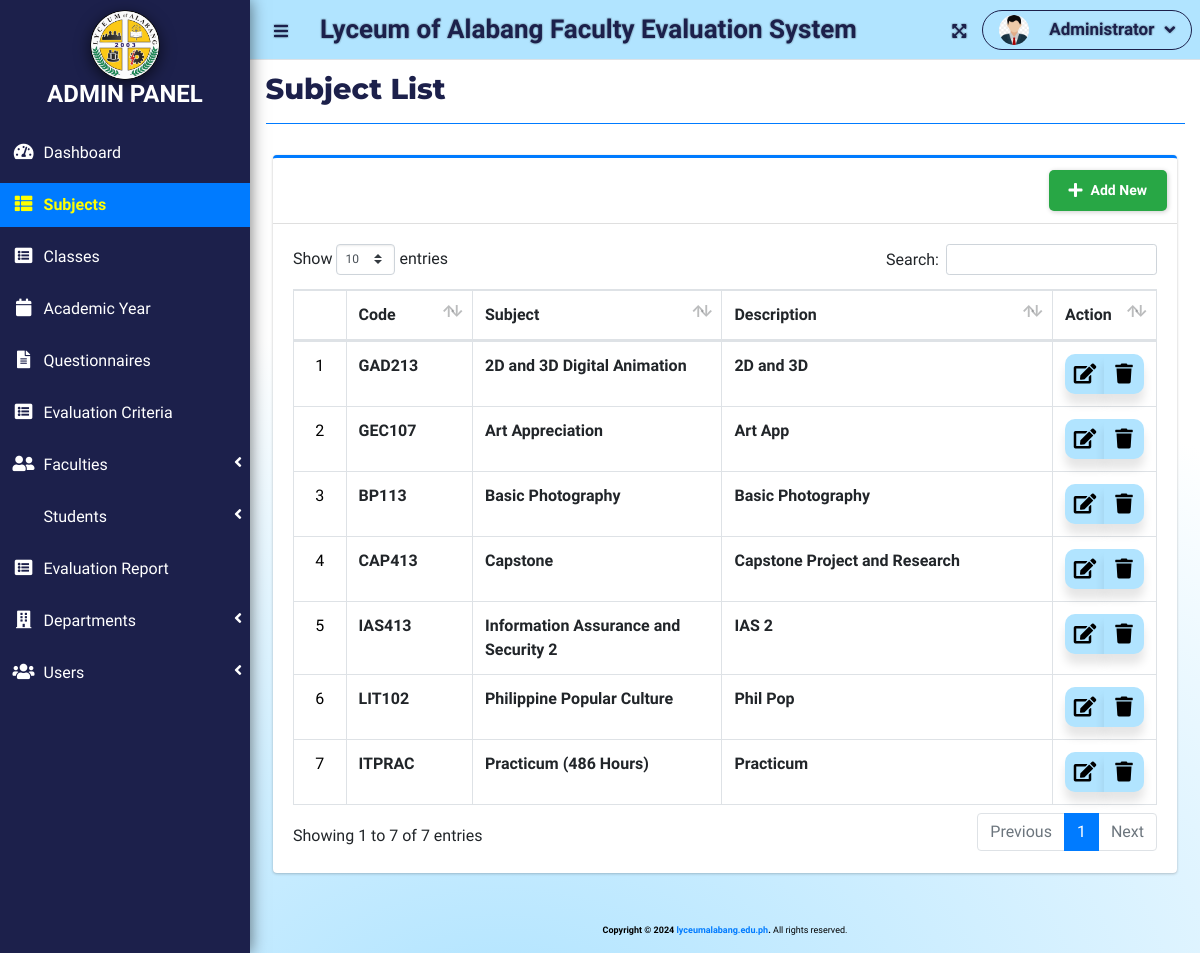
Before: /index.php?page=subject_list (signed in) with the older database file.
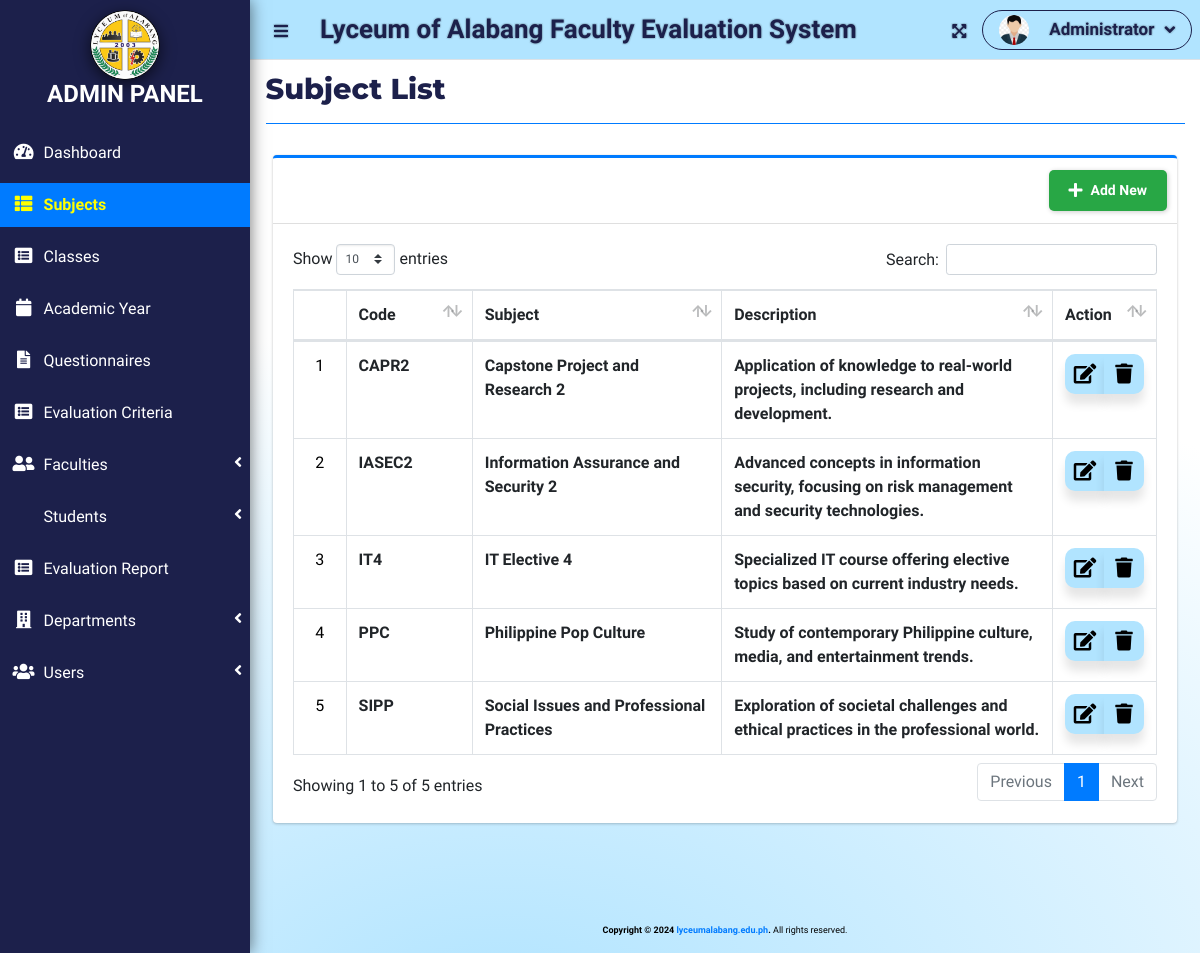
After: the same page with the newer database file.
### tables this page shows
CREATE TABLE `subject_list` (
  `id` int(30) NOT NULL,
  `code` varchar(50) NOT NULL,
  `subject` text NOT NULL,
  `description` text NOT NULL
);

### admin/subject_list.php (the view, shortened to what this page needs)
<?php include 'db_connect.php'; ?>
<div class="col-lg-12">
  <div class="card card-outline card-primary">
    <div class="card-header">
      <div class="card-tools">
        <a class="btn new_subject" href="javascript:void(0)">
          <i class="fa fa-plus"></i>
          <span class="text">Add New</span>
        </a>
      </div>
    </div>
    <div class="card-body">
      <table class="table table-hover table-bordered" id="list">
        <colgroup>
          <col width="5%">
          <col width="15%">
          <col width="30%">
          <col width="40%">
          <col width="15%">
        </colgroup>
        <thead>
          <tr>
            <th class="text-center">#</th>
            <th>Code</th>
            <th>Subject</th>
            <th>Description</th>
            <th>Action</th>
          </tr>
        </thead>
        <tbody>
          <?php
          $i = 1;
          $qry = $conn->query("SELECT * FROM subject_list ORDER BY subject ASC");
          while($row = $qry->fetch_assoc()):
          ?>
          <tr>
            <td class="text-center counter"><?php echo $i++; ?></td>
            <td><b><?php echo htmlspecialchars($row['code']); ?></b></td>
            <td><b><?php echo htmlspecialchars($row['subject']); ?></b></td>
            <td><b><?php echo htmlspecialchars($row['description']); ?></b></td>
            <td class="text-center">
              <div class="btn-group">
                <a href="javascript:void(0)" data-id="<?php echo $row['id']; ?>" class="btn manage_subject">
                  <span class="edit-icon"><i class="fas fa-edit"></i></span>
                </a>
                <button type="button" class="btn delete_subject" data-id="<?php echo $row['id']; ?>">
                  <span class="edit-icon"><i class="fas fa-trash"></i></span>
                </button>
              </div>
            </td>
          </tr>
          <?php endwhile; ?>
        </tbody>
      </table>
    </div>
  </div>
</div>

### index.php (shortened to what this page needs)
<!DOCTYPE html>
<html lang="en">
<?php
	include 'header.php'
?>
<body class="hold-transition sidebar-mini layout-fixed layout-navbar-fixed layout-footer-fixed style">
<div class="wrapper">
  <?php include 'topbar.php' ?>
  <?php include $_SESSION['login_view_folder'].'sidebar.php' ?>
  <div class="content-wrapper">
    <div class="content-header">
      <div class="container-fluid">
        <div class="row mb-2">
          <div class="col-sm-6">
            <h1 class="m-0"><?php echo $title ?></h1>
          </div>
        </div>
            <hr class="border-primary">
      </div>
    </div>
    <section class="content">
      <div class="container-fluid">
         <?php
            $page = isset($_GET['page']) ? $_GET['page'] : 'home';
            if(!file_exists($_SESSION['login_view_folder'].$page.".php")){
                include '404.html';
            }else{
            include $_SESSION['login_view_folder'].$page.'.php';
            }
          ?>
      </div>
    </section>
  <div class="main-footer">
    <strong>Copyright &copy; 2024 <a href="https://lyceumalabang.edu.ph">lyceumalabang.edu.ph</a>.</strong>
    All rights reserved.
  </div>
  </div>
</div>
</body>
</html>

### header.php (shortened to what this page needs)
<head>
  <?php
  $title = isset($_GET['page']) ? ucwords(str_replace("_", ' ', $_GET['page'])) : "Home";
?>
  <link rel="stylesheet" href="assets/plugins/fontawesome-free/css/all.min.css">
  <link rel="stylesheet" href="https://code.ionicframework.com/ionicons/2.0.1/css/ionicons.min.css">
  <link rel="stylesheet" href="assets/plugins/overlayScrollbars/css/OverlayScrollbars.min.css">
  <link rel="stylesheet" href="assets/plugins/datatables-bs4/css/dataTables.bootstrap4.min.css">
  <link rel="stylesheet" href="assets/plugins/datatables-responsive/css/responsive.bootstrap4.min.css">
  <link rel="stylesheet" href="assets/plugins/datatables-buttons/css/buttons.bootstrap4.min.css">
  <link rel="stylesheet" href="assets/plugins/select2/css/select2.min.css">
  <link rel="stylesheet" href="assets/plugins/select2-bootstrap4-theme/select2-bootstrap4.min.css">
  <link rel="stylesheet" href="assets/plugins/sweetalert2-theme-bootstrap-4/bootstrap-4.min.css">
  <link rel="stylesheet" href="assets/plugins/jquery-ui/jquery-ui.min.css">
  <link rel="stylesheet" href="assets/plugins/toastr/toastr.min.css">
  <link rel="stylesheet" href="assets/plugins/dropzone/min/dropzone.min.css">
  <link rel="stylesheet" href="assets/dist/css/jquery.datetimepicker.min.css">
  <link rel="stylesheet" href="assets/plugins/icheck-bootstrap/icheck-bootstrap.min.css">
  <link rel="stylesheet" href="assets/plugins/bootstrap4-toggle/css/bootstrap4-toggle.min.css">
  <link rel="stylesheet" href="assets/dist/css/adminlte.min.css">
  <link rel="stylesheet" href="assets/dist/css/styles.css">
  <link rel="stylesheet" href="assets/plugins/summernote/summernote-bs4.min.css">
<link rel="stylesheet" href="https://cdn.jsdelivr.net/npm/sweetalert2@11/dist/sweetalert2.min.css">
</head>

### topbar.php (shortened to what this page needs)
  <nav class="main-header navbar navbar-expand ">
    <ul class="navbar-nav">
    <?php if(isset($_SESSION['login_id'])): ?>
      <li class="nav-item">
        <a class="nav-link" data-widget="pushmenu" href="" role="button"><i class="fas fa-bars" style="color: #1C204B;"></i></a>
      </li>
    <?php endif; ?>
      <li>
      <a class="nav-link Custom-Loa" href="./" role="button" style="color: #1C204B; font-weight: 900;"> <large><b><?php echo $_SESSION['system']['name'] ?></b></large></a>
      </li>
    </ul>
    <ul class="navbar-nav ml-auto">
      <li class="nav-item">
        <a class="nav-link" data-widget="fullscreen" href="#" role="button">
          <i class="fas fa-expand-arrows-alt" style="color: #1C204B;"></i>
        </a>
      </li>
     <li class="nav-item dropdown">
     <a class="nav-link custom-nav-link" data-toggle="dropdown" aria-expanded="true" href="javascript:void(0)">
  <span>
    <img src="assets/uploads/<?php echo $_SESSION['login_avatar'] ?>" alt="" class="user-img">
    <b class="text"><?php echo ucwords($_SESSION['login_firstname']) ?></b>
    <span class="fa fa-angle-down"></span>
  </span>
</a>
      </li>
    </ul>
  </nav>

### admin/sidebar.php (shortened to what this page needs)
<aside class="main-sidebar">
    <div class="brand-container">
        <a>
            <img src="assets/uploads/LoaLogo.png" alt="Admin Panel Logo" class="brand-logo">
            <h4 class="text-center p-0 m-0"><b>ADMIN PANEL</b></h4>
        </a>
    </div>
    <div class="sidebars">
        <nav class="mt-2">
            <ul class="nav nav-pills nav-sidebar flex-column nav-flat" data-widget="treeview" role="menu" data-accordion="false">
                <li class="nav-item dropdown">
                    <a href="./" class="nav-link nav-home">
                        <i class="nav-icon fas fa-tachometer-alt"></i>
                        <p>Dashboard</p>
                    </a>
                </li>
                <li class="nav-item dropdown">
                    <a href="./index.php?page=subject_list" class="nav-link nav-subject_list">
                        <i class="nav-icon fas fa-th-list"></i>
                        <p>Subjects</p>
                    </a>
                </li>
                <li class="nav-item dropdown">
                    <a href="./index.php?page=class_list" class="nav-link nav-class_list">
                        <i class="nav-icon fas fa-list-alt"></i>
                        <p>Classes</p>
                    </a>
                </li>
                <li class="nav-item dropdown">
                    <a href="./index.php?page=academic_list" class="nav-link nav-academic_list">
                        <i class="nav-icon fas fa-calendar"></i>
                        <p>Academic Year</p>
                    </a>
                </li>
                <li class="nav-item dropdown">
                    <a href="./index.php?page=questionnaire" class="nav-link nav-questionnaire">
                        <i class="nav-icon fas fa-file-alt"></i>
                        <p>Questionnaires</p>
                    </a>
                </li>
                <li class="nav-item dropdown">
                    <a href="./index.php?page=criteria_list" class="nav-link nav-criteria_list">
                        <i class="nav-icon fas fa-list-alt"></i>
                        <p>Evaluation Criteria</p>
                    </a>
                </li>
                <li class="nav-item">
                    <a href="#" class="nav-link nav-edit_faculty">
                        <i class="nav-icon fas fa-user-friends"></i>
                        <p>Faculties<i class="right fas fa-angle-left"></i></p>
                    </a>
                </li>
                <li class="nav-item">
                    <a href="#" class="nav-link nav-edit_student">
                        <p>Students<i class="right fas fa-angle-left"></i></p>
                    </a>
                </li>
                <li class="nav-item dropdown">
                    <a href="./index.php?page=report" class="nav-link nav-report">
                        <i class="nav-icon fas fa-list-alt"></i>
                        <p>Evaluation Report</p>
                    </a>
                </li>
                <li class="nav-item dropdown">
                    <a href="#" class="nav-link nav-edit_department">
                        <i class="nav-icon fas fa-building"></i>
                        <p>
                            Departments
                            <i class="right fas fa-angle-left"></i>
                        </p>
                    </a>
                </li>
                <li class="nav-item">
                    <a href="#" class="nav-link nav-edit_user">
                        <i class="nav-icon fas fa-users"></i>
                        <p>Users<i class="right fas fa-angle-left"></i></p>
                    </a>
                </li>
            </ul>
        </nav>
    </div>
</aside>

### header.php (style rules this page uses)
h1 { font-family: "Montserrat"; font-size: 2em; font-weight: 800; color: #1C204B; margin: 20px 0; }

### topbar.php (style rules this page uses)
.user-img { border-radius: 50%; height: 25px; width: 25px; object-fit: cover; }
.main-header.navbar { height: 60px; background: #B1E4FF; display: flex; align-items: center; text-shadow: 1px 1px 1px rgba(0, 0, 0, 0.1), -1px -1px 1px rgba(0, 0, 0, 0.1), 1px -1px 1px rgba(0, 0, 0, 0.1), -1px 1px 1px rgba(0, 0, 0, 0.1); }
.nav-link.Custom-Loa { font-size: 26px; line-height:-100px; white-space: nowrap; overflow: hidden; padding: 0 15px; }
.custom-nav-link { position: relative; display: flex; align-items: center; padding: 5px 15px; font-size: 17px; font-weight: 600; text-decoration: none; color: #1C204B; background: transparent; border: 1px solid #1C204B; border-radius: 25px; cursor: pointer; overflow: hidden; transition: color 0.3s 0.1s ease-out; }
.custom-nav-link span { display: flex; align-items: center; gap: 10px; }
.custom-nav-link .user-img { width: 30px; height: 30px; border-radius: 50%; }
.custom-nav-link b.text { margin-left: 10px; color: #1C204B; transition: color 0.3s ease-out; }
.custom-nav-link::before { content: ''; position: absolute; top: 0; left: 0; right: 0; bottom: 0; margin: auto; border-radius: 50%; width: 20em; height: 20em; left: -5em; transition: box-shadow 0.5s ease-out; z-index: -1; }

### admin/sidebar.php (style rules this page uses)
.main-sidebar { background: #1C204B; box-shadow: 1px 0 15px rgba(0, 0, 0, 0.5); overflow: hidden; display: flex; flex-direction: column; }
.sidebars p { color: white; transition: background-color 0.3s, color 0.3s; font-weight: 500; }
.nav-link { padding: 10px 15px; transition: color 0.3s ease; }
.nav-link.active p, .nav-link.active .nav-icon { color: yellow; transition: color 0.3s ease; font-weight: 600; }
.nav-icon { color: white; }
.nav-link.active .nav-icon { color: yellow; transition: color 0.3s ease; }
.nav-item { margin-top: 0.5rem; transition: 0.3s ease; }
.brand-container { text-align: center; padding: 10px 0; }
.brand-logo { width: auto; height: 70px; box-shadow: 0 4px 15px rgba(0, 0, 0, 0.60); border-radius: 50%; }
.sidebars { flex-grow: 1; overflow-y: auto; max-height: calc(100vh - 100px); }
.nav-link { padding: 10px; }
.text-center { color: white; }

### admin/subject_list.php (style rules this page uses)
.btn.new_subject { display: inline-flex; align-items: center; justify-content: center; padding: 10px 20px; font-size: 14px; font-weight: bold; color: white; background-color: #28a745; border: none; border-radius: 5px; text-decoration: none; box-shadow: 1px 1px 5px rgba(0, 0, 0, 0.2); transition: transform 0.2s ease, background-color 0.2s ease; position: relative; overflow: hidden; }
.btn.new_subject i { margin-right: 8px; font-size: 16px; color: #fff; transition: transform 0.2s ease; }
.btn.new_subject .text { transition: opacity 0.2s ease, transform 0.2s ease; }
.btn.manage_subject, .btn.delete_subject { position: relative; background: rgb(177, 228, 255); color: #000; padding: 15px; margin: 0; border-radius: 10px; width: 40px; height: 40px; font-size: 17px; display: flex; justify-content: center; align-items: center; flex-direction: column; box-shadow: 0 10px 10px rgba(0, 0, 0, 0.1); cursor: pointer; transition: all 0.2s cubic-bezier(0.68, -0.55, 0.265, 1.55); }
.edit-icon { font-size: 20px; }
.counter { color: black; }

### index.php (style rules this page uses)
.content-wrapper { background: radial-gradient(178.94% 106.41% at 26.42% 106.41%, #B1E4FF 0%, #FFFFFF 71.88%); margin-bottom: 0; height: auto; min-height: 896px !important; margin: 0; }
.main-footer { background: transparent; color: black; font-size: 9px; height: auto; width: auto; text-align: center; position: fixed; bottom: 0; margin-top: 0; border: none; }

Changed rows visible on the page:
removed subject_list: code "GAD213", subject "2D and 3D Digital Animation", description "2D and 3D"
removed subject_list: code "GEC107", subject "Art Appreciation", description "Art App"
removed subject_list: code "BP113", subject "Basic Photography", description "Basic Photography"
removed subject_list: code "CAP413", subject "Capstone", description "Capstone Project and Research"
removed subject_list: code "IAS413", subject "Information Assurance and Security 2", description "IAS 2"
removed subject_list: code "LIT102", subject "Philippine Popular Culture", description "Phil Pop"
added subject_list: code "CAPR2", subject "Capstone Project and Research 2", description "Application of knowledge to real-world projects, including research and development."
changed subject_list: code "ITPRAC" → "IASEC2"; subject "Practicum (486 Hours)" → "Information Assurance and Security 2"; description "Practicum" → "Advanced concepts in information security, focusing on risk management and security technologies."
added subject_list: code "IT4", subject "IT Elective 4", description "Specialized IT course offering elective topics based on current industry needs."
added subject_list: code "PPC", subject "Philippine Pop Culture", description "Study of contemporary Philippine culture, media, and entertainment trends."
added subject_list: code "SIPP", subject "Social Issues and Professional Practices", description "Exploration of societal challenges and ethical practices in the professional world."
Other visible differences:
text written by a page script: "Show entries Search: Showing 1 to 7 of 7 entries Previous 1 Next" → "Show entries Search: Showing 1 to 5 of 5 entries Previous 1 Next"
